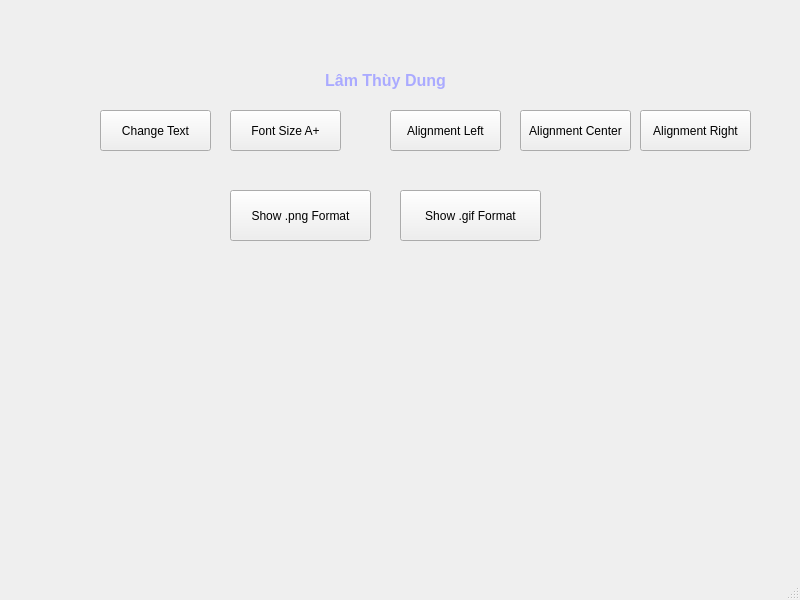
<?xml version="1.0" encoding="UTF-8"?>
<ui version="4.0">
 <class>MainWindow</class>
 <widget class="QMainWindow" name="MainWindow">
  <property name="geometry">
   <rect>
    <x>0</x>
    <y>0</y>
    <width>800</width>
    <height>600</height>
   </rect>
  </property>
  <property name="windowTitle">
   <string>MainWindow</string>
  </property>
  <widget class="QWidget" name="centralwidget">
   <widget class="QLabel" name="labelName">
    <property name="geometry">
     <rect>
      <x>280</x>
      <y>50</y>
      <width>211</width>
      <height>61</height>
     </rect>
    </property>
    <property name="text">
     <string>&lt;html&gt;&lt;head/&gt;&lt;body&gt;&lt;p align=&quot;center&quot;&gt;&lt;span style=&quot; font-size:12pt; font-weight:600; color:#aaaaff;&quot;&gt;Lâm Thùy Dung&lt;/span&gt;&lt;/p&gt;&lt;/body&gt;&lt;/html&gt;</string>
    </property>
   </widget>
   <widget class="QPushButton" name="pushButtonChangeText">
    <property name="geometry">
     <rect>
      <x>100</x>
      <y>110</y>
      <width>111</width>
      <height>41</height>
     </rect>
    </property>
    <property name="text">
     <string>Change Text</string>
    </property>
   </widget>
   <widget class="QPushButton" name="pushButtonFontSize">
    <property name="geometry">
     <rect>
      <x>230</x>
      <y>110</y>
      <width>111</width>
      <height>41</height>
     </rect>
    </property>
    <property name="text">
     <string>Font Size A+</string>
    </property>
   </widget>
   <widget class="QPushButton" name="pushButtonLeft">
    <property name="geometry">
     <rect>
      <x>390</x>
      <y>110</y>
      <width>111</width>
      <height>41</height>
     </rect>
    </property>
    <property name="text">
     <string>Alignment Left</string>
    </property>
   </widget>
   <widget class="QPushButton" name="pushButtonCenter">
    <property name="geometry">
     <rect>
      <x>520</x>
      <y>110</y>
      <width>111</width>
      <height>41</height>
     </rect>
    </property>
    <property name="text">
     <string>Alignment Center</string>
    </property>
   </widget>
   <widget class="QPushButton" name="pushButtonRight">
    <property name="geometry">
     <rect>
      <x>640</x>
      <y>110</y>
      <width>111</width>
      <height>41</height>
     </rect>
    </property>
    <property name="text">
     <string>Alignment Right</string>
    </property>
   </widget>
   <widget class="QPushButton" name="pushButton">
    <property name="geometry">
     <rect>
      <x>230</x>
      <y>190</y>
      <width>141</width>
      <height>51</height>
     </rect>
    </property>
    <property name="text">
     <string>Show .png Format</string>
    </property>
   </widget>
   <widget class="QPushButton" name="pushButton_2">
    <property name="geometry">
     <rect>
      <x>400</x>
      <y>190</y>
      <width>141</width>
      <height>51</height>
     </rect>
    </property>
    <property name="text">
     <string>Show .gif Format</string>
    </property>
   </widget>
   <widget class="QLabel" name="label">
    <property name="geometry">
     <rect>
      <x>170</x>
      <y>270</y>
      <width>431</width>
      <height>231</height>
     </rect>
    </property>
    <property name="text">
     <string/>
    </property>
    <property name="pixmap">
     <pixmap>images/204-LÂM THÙY DUNG-TRƯỜNG ĐẠI HỌC KINH TẾ - LUẬT ĐHQG TP.HCM.png</pixmap>
    </property>
    <property name="scaledContents">
     <bool>true</bool>
    </property>
   </widget>
  </widget>
  <widget class="QMenuBar" name="menubar">
   <property name="geometry">
    <rect>
     <x>0</x>
     <y>0</y>
     <width>800</width>
     <height>25</height>
    </rect>
   </property>
  </widget>
  <widget class="QStatusBar" name="statusbar"/>
 </widget>
 <resources/>
 <connections/>
</ui>
